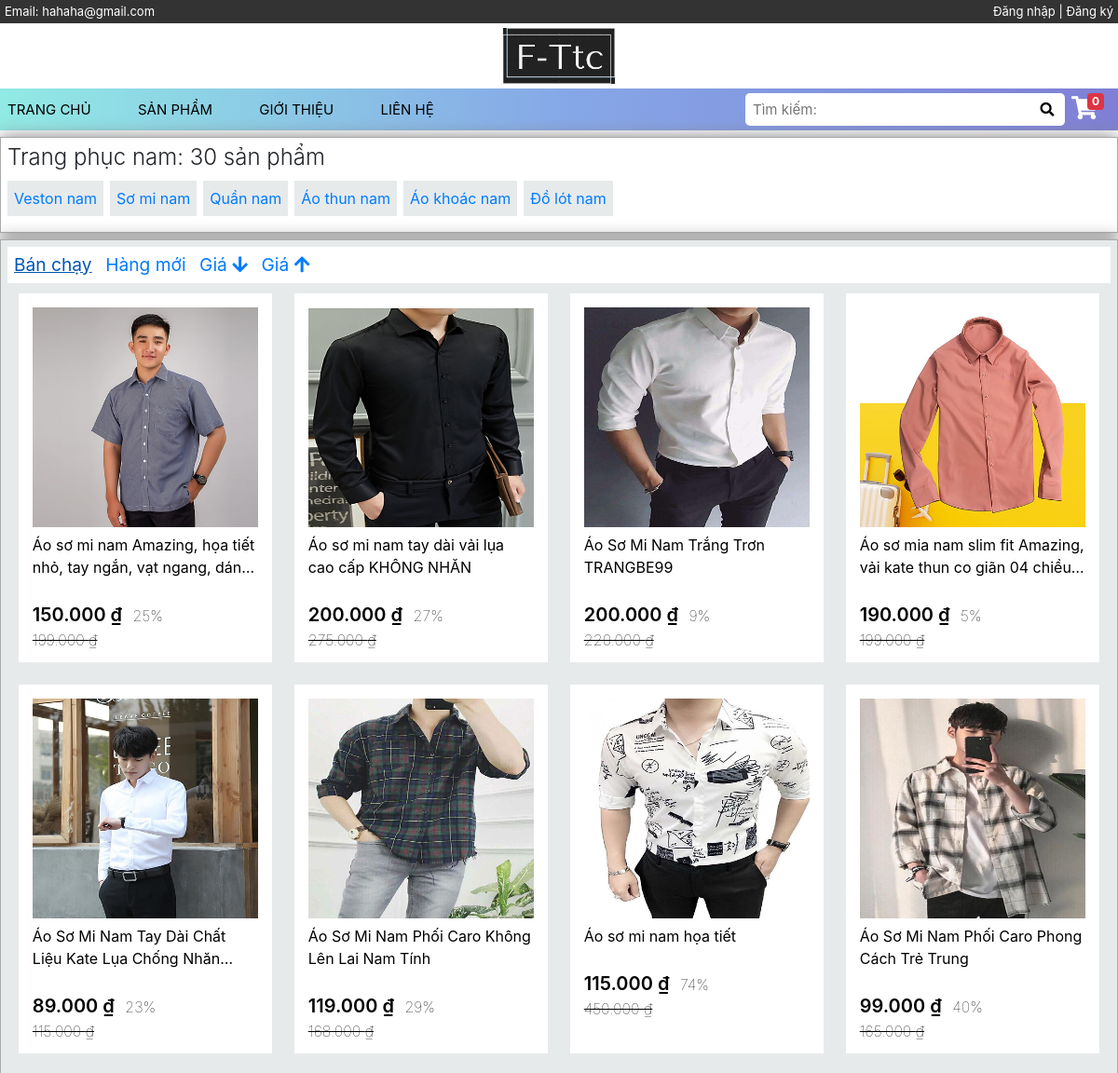
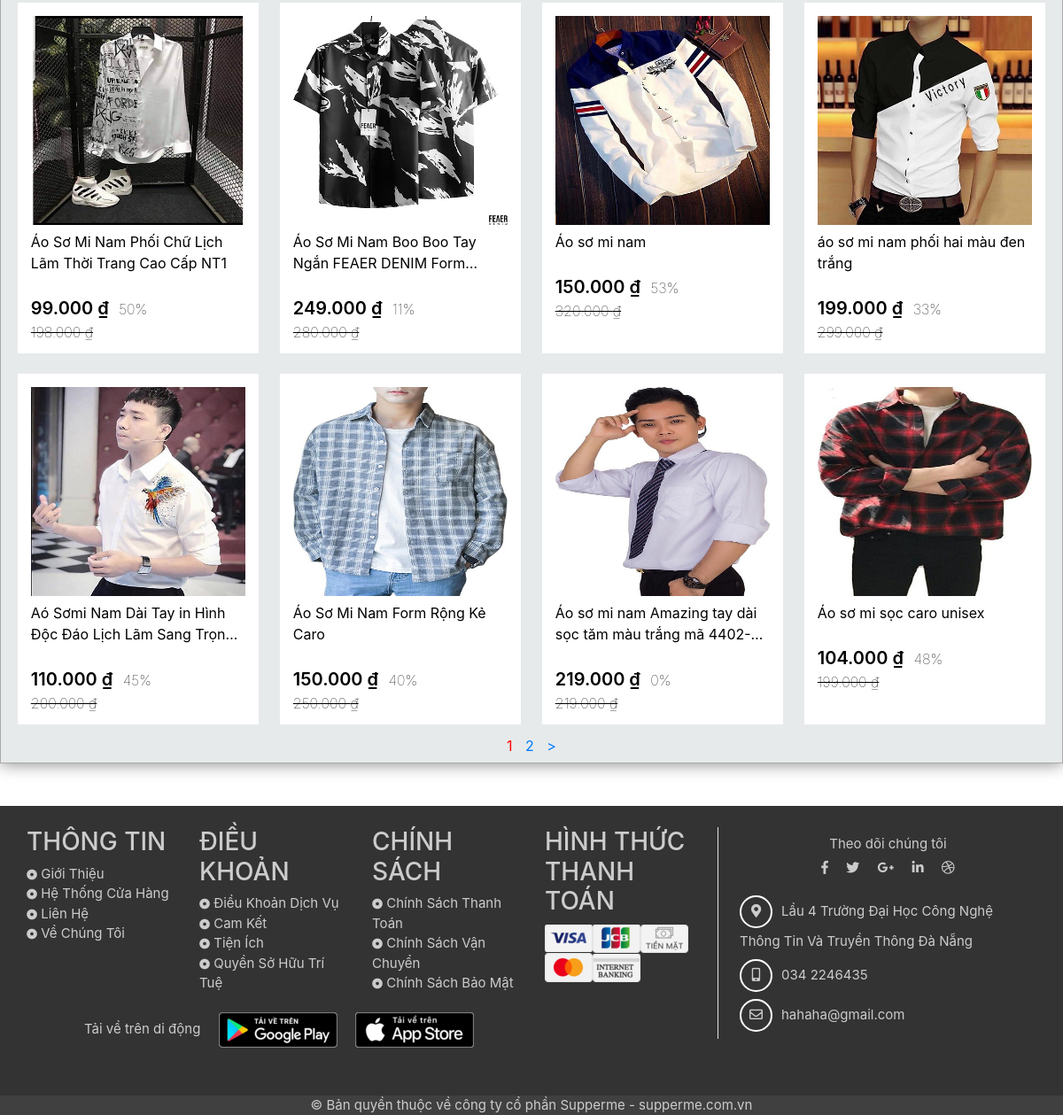
Screenshot of /?p=loai&idLoai=1 with the database file from the repository (2 pictures, top to bottom).
### tables this page shows
CREATE TABLE `tb_loai` (
  `idLoai` int(11) NOT NULL,
  `Loai` varchar(255) NOT NULL
);

CREATE TABLE `tb_loaisanpham` (
  `idLoaiSP` int(11) NOT NULL,
  `LoaiSP` varchar(255) NOT NULL,
  `idLoai` int(11) NOT NULL
);

CREATE TABLE `tb_sanpham` (
  `idSP` int(11) NOT NULL,
  `Ten` varchar(255) NOT NULL,
  `TenKD` varchar(255) NOT NULL,
  `GiaGoc` int(11) NOT NULL,
  `GiaGiam` int(11) NOT NULL,
  `Anh` varchar(255) NOT NULL,
  `MoTa` mediumtext NOT NULL,
  `DaBan` int(11) NOT NULL,
  `idLoaiSP` int(11) NOT NULL,
  `LuotLike` int(11) NOT NULL,
  `idTTSP` int(11) NOT NULL,
  `idTH` int(11) NOT NULL
);

### admin/dbcon/function.php (called while the page is built, shortened)
<?php
        function loaisp_loai($idLoai){
            require "ConDB.php";
            $sql = "
                SELECT * FROM tb_loaisanpham
                WHERE idLoai = :idLoai
            ";
            $pre = $conn->prepare($sql);
            $pre->bindParam(":idLoai", $idLoai, PDO::PARAM_INT);
            $pre->execute();
            return $pre->fetchAll();
        }
        function all_loai(){
            require "ConDB.php";
            $sql = "
                SELECT * FROM tb_loai
            ";
            $pre = $conn->prepare($sql);
            $pre->execute();
            return $pre->fetchAll();
        }
        function loai($idLoai){
            require "ConDB.php";
            $sql = "
                SELECT * FROM tb_loai
                INNER JOIN tb_loaisanpham
                ON tb_loai.idLoai = tb_loaisanpham.idLoai
                INNER JOIN tb_sanpham
                ON tb_sanpham.idLoaiSP = tb_loaisanpham.idLoaiSP
                WHERE tb_loai.idLoai = :idLoai
            ";
            $pre = $conn->prepare($sql);
            $pre->bindParam(":idLoai", $idLoai, PDO::PARAM_INT);
            $pre->execute();
            return $pre->fetchAll();
        }
        function selling($idLoai, $start){
            require "ConDB.php";
            $sql = "
                SELECT * FROM tb_loai
                INNER JOIN tb_loaisanpham
                ON tb_loai.idLoai = tb_loaisanpham.idLoai
                INNER JOIN tb_sanpham
                ON tb_loaisanpham.idLoaiSP = tb_sanpham.idLoaiSP
                WHERE tb_loai.idLoai = :idLoai
                ORDER BY DaBan DESC
                LIMIT :start, 16
            ";
            $pre = $conn->prepare($sql);
            $pre->bindParam(":idLoai", $idLoai, PDO::PARAM_INT);
            $pre->bindParam(":start", $start, PDO::PARAM_INT);
            $pre->execute();
            return $pre->fetchAll();
        }
?>

### pages/timloai.php (the view, shortened to what this page needs)
<?php
    $idLoai = (int)$_GET["idLoai"];
    $count = 0;
    $tenloai = "";
    $type="";
    $loai = loai($idLoai);
    foreach($loai as $l){
        $tenloai = $l["Loai"];
        $count++;
    }
    if(isset($_GET["trang"])){
        $currentPage = (int)$_GET["trang"];
    }else{
        $currentPage = 1;
    }
    $start = ($currentPage - 1)*16;
    if(isset($_GET["type"])){
        switch($_GET["type"]){
            case "selling" :
                $product = selling($idLoai, $start);
                $type = "selling";
                break;
            case "new" :
                $product = newsp($idLoai, $start);
                $type = "new";
                break;
            case "costgiam" :
                $product = costgiam($idLoai, $start);
                $type = "costgiam";
                break;
            case "costtang" :
                $product = costtang($idLoai, $start);
                $type = "costtang";
                break;
            default : $product = selling($idLoai, $start);$type = "selling";
        }
    }else{
        $product = selling($idLoai, $start);
        $type = "selling";
    }
?>
<div id="result" class="frame">
    <h4><?php echo $tenloai; ?>: <?php echo $count; ?> sản phẩm</h4>
    <div id="loai-sp">
        <?php
            $loai_lsp = loaisp_loai($idLoai);
            foreach($loai_lsp as $ll):
        ?>
            <a href="./?p=loai-san-pham&idLoaiSP=<?php echo $ll["idLoaiSP"]; ?>" class="loai-sp-item"><?php echo $ll["LoaiSP"]; ?></a>
        <?php
            endforeach;
        ?>
    </div>
</div>
<div id="result-product" class="frame">
    <div id="option">
        <a href="./?p=loai&idLoai=<?php echo $idLoai; ?>&type=selling" <?php if($type==="selling"){echo"style='color:#0056b3;text-decoration:underline'";} ?> class="option-item">Bán chạy</a>
        <a href="./?p=loai&idLoai=<?php echo $idLoai; ?>&type=new" <?php if($type==="new"){echo"style='color:#0056b3;text-decoration:underline'";} ?> class="option-item" >Hàng mới</a>
        <a href="./?p=loai&idLoai=<?php echo $idLoai; ?>&type=costgiam" <?php if($type==="costgiam"){echo"style='color:#0056b3;text-decoration:underline'";} ?> class="option-item" >Giá <i class="fa fa-arrow-down" aria-hidden="true"></i></a>
        <a href="./?p=loai&idLoai=<?php echo $idLoai; ?>&type=costtang" <?php if($type==="costtang"){echo"style='color:#0056b3;text-decoration:underline'";} ?> class="option-item" >Giá <i class="fa fa-arrow-up" aria-hidden="true"></i></a>
    </div>
    <div id="loai-sort">
        <div class="row-product">
            <?php
                foreach($product as $s):
                    $pt = 100 - (($s["GiaGiam"]*100)/$s["GiaGoc"]);
                    $pt = round($pt, 0, PHP_ROUND_HALF_UP);
            ?>
                <div class="product">
                    <a href="./?p=thong-tin&idSP=<?php echo $s["idSP"]; ?>&name=<?php echo $s["TenKD"]; ?>" class="product-item">
                        <img src="public/img/product/<?php echo $s["Anh"]; ?>" alt="<?php echo $s["Ten"]; ?>" class="img-product"><br>
                        <span class="title-product"><?php echo $s["Ten"]; ?></span> <br>
                        <span class="gia"><?php echo number_format($s["GiaGiam"], 0, ",", "."); ?> ₫</span>
                        <span class="phan-tram"><?php echo $pt; ?>%</span><br>
                        <span class="gia-goc"><?php echo number_format($s["GiaGoc"], 0, ",", "."); ?> ₫</span>
                    </a>
                </div>
            <?php
                endforeach;
            ?>
        </div>
        <div class="phan-trang" style="text-align:center;">
            <?php
                $totalPage = ceil($count/16);
                $pagination = [$currentPage];
                while (count($pagination) < 5) {
                    $right = $pagination[count($pagination) - 1] + 1;
                    $added = false;
                    if ($right <= $totalPage) {
                        array_push($pagination, $right);
                        $added = true;
                    }
                    if (!$added) {
                        break;
                    }
                }
                if ($pagination[count($pagination) - 1] != $currentPage) {
                    array_push($pagination, '>');
                }
            ?>
            <?php
                foreach ($pagination as $p):
            ?>
                <a href="<?php
                    if($p === '<'){
                        echo "./?p=loai&idLoai=".$idLoai."&type=".$type."&trang=".($currentPage-1);
                    }
                    else if($p === '>'){
                        echo "./?p=loai&idLoai=".$idLoai."&type=".$type."&trang=".($currentPage+1);
                    }
                    else{
                        echo "./?p=loai&idLoai=".$idLoai."&type=".$type."&trang=".$p;
                    }
                ?>" style="margin:0 5px;text-decoration: none;<?php if($p == $currentPage){echo "color:red;";} ?>">
                    <?php echo $p; ?>
                </a>
            <?php
                endforeach;
            ?>
        </div>
    </div>
</div>

### rows the page displays
tb_loai: Loai "Trang phục nam", tb_sanpham.Anh (picture), tb_sanpham.Ten "Áo sơ mi nam Amazing, họa tiết nhỏ, tay ngắn, vạt ngang,…", tb_sanpham.GiaGiam "150.000", tb_sanpham.GiaGiam+GiaGoc "25", tb_sanpham.GiaGoc "199.000", tb_sanpham.Ten "Áo sơ mi nam tay dài vải lụa cao cấp KHÔNG NHĂN", tb_sanpham.GiaGiam "200.000", tb_sanpham.GiaGiam+GiaGoc "27", tb_sanpham.GiaGoc "275.000", tb_sanpham.Ten "Áo Sơ Mi Nam Trắng Trơn TRANGBE99", tb_sanpham.GiaGiam+GiaGoc "9", tb_sanpham.GiaGoc "220.000", tb_sanpham.Ten "Áo sơ mia nam slim fit Amazing, vải kate thun co giãn 04…", tb_sanpham.GiaGiam "190.000", tb_sanpham.GiaGiam+GiaGoc "5", tb_sanpham.Ten "Áo Sơ Mi Nam Tay Dài Chất Liệu Kate Lụa Chống…", tb_sanpham.GiaGiam "89.000", tb_sanpham.GiaGiam+GiaGoc "23", tb_sanpham.GiaGoc "115.000", tb_sanpham.Ten "Áo Sơ Mi Nam Phối Caro Không Lên Lai Nam Tính", tb_sanpham.GiaGiam "119.000", tb_sanpham.GiaGiam+GiaGoc "29", tb_sanpham.GiaGoc "168.000", tb_sanpham.Ten "Áo sơ mi nam họa tiết", tb_sanpham.GiaGiam "115.000", tb_sanpham.GiaGiam+GiaGoc "74", tb_sanpham.GiaGoc "450.000", tb_sanpham.Ten "Áo Sơ Mi Nam Phối Caro Phong Cách Trẻ Trung", tb_sanpham.GiaGiam "99.000", tb_sanpham.GiaGiam+GiaGoc "40", tb_sanpham.GiaGoc "165.000", tb_sanpham.Ten "Áo Sơ Mi Nam Phối Chữ Lịch Lãm Thời Trang Cao Cấp NT1", tb_sanpham.GiaGiam+GiaGoc "50", tb_sanpham.GiaGoc "198.000", tb_sanpham.Ten "Áo Sơ Mi Nam Boo Boo Tay Ngắn FEAER DENIM…", tb_sanpham.GiaGiam "249.000", tb_sanpham.GiaGiam+GiaGoc "11", tb_sanpham.GiaGoc "280.000", tb_sanpham.Ten "Áo sơ mi nam", tb_sanpham.GiaGiam+GiaGoc "53", tb_sanpham.GiaGoc "320.000", tb_sanpham.Ten "áo sơ mi nam phối hai màu đen trắng", tb_sanpham.GiaGiam "199.000", tb_sanpham.GiaGiam+GiaGoc "33", tb_sanpham.GiaGoc "299.000", tb_sanpham.Ten "Aó Sơmi Nam Dài Tay in Hình Độc Đáo Lịch Lãm Sang…", tb_sanpham.GiaGiam "110.000", tb_sanpham.GiaGiam+GiaGoc "45", tb_sanpham.GiaGoc "200.000", tb_sanpham.Ten "Áo Sơ Mi Nam Form Rộng Kẻ Caro", tb_sanpham.GiaGoc "250.000", tb_sanpham.Ten "Áo sơ mi nam Amazing tay dài sọc tăm màu trắng…", tb_sanpham.GiaGiam "219.000", tb_sanpham.GiaGiam+GiaGoc "0", tb_sanpham.GiaGoc "219.000", tb_sanpham.Ten "Áo sơ mi sọc caro unisex", tb_sanpham.GiaGiam "104.000", tb_sanpham.GiaGiam+GiaGoc "48"
tb_loaisanpham: LoaiSP "Veston nam"
tb_loaisanpham: LoaiSP "Sơ mi nam"
tb_loaisanpham: LoaiSP "Quần nam"
tb_loaisanpham: LoaiSP "Áo thun nam"
tb_loaisanpham: LoaiSP "Áo khoác nam"
tb_loaisanpham: LoaiSP "Đồ lót nam"

### other values shown
$count "30"
$p "1"
$p "2"
$p ">"
